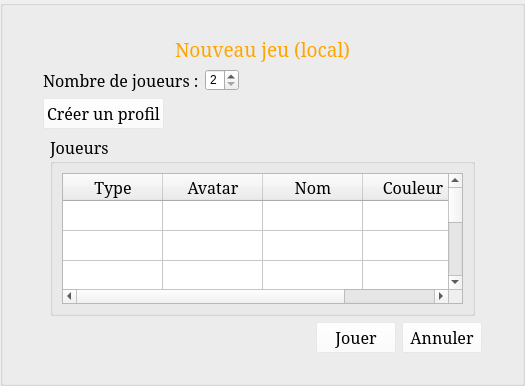
<?xml version="1.0" encoding="UTF-8"?>
<ui version="4.0">
 <class>NewLocalGame</class>
 <widget class="QWidget" name="NewLocalGame">
  <property name="geometry">
   <rect>
    <x>0</x>
    <y>0</y>
    <width>525</width>
    <height>386</height>
   </rect>
  </property>
  <property name="windowTitle">
   <string>Form</string>
  </property>
  <property name="styleSheet">
   <string notr="true"/>
  </property>
  <layout class="QVBoxLayout" name="verticalLayout">
   <property name="leftMargin">
    <number>0</number>
   </property>
   <property name="topMargin">
    <number>0</number>
   </property>
   <property name="rightMargin">
    <number>0</number>
   </property>
   <property name="bottomMargin">
    <number>0</number>
   </property>
   <item>
    <widget class="QGroupBox" name="groupBox">
     <property name="styleSheet">
      <string notr="true">#groupBox {
	border-image: url(:/images/menu_fond);
}

#label {
	color: orange;
}

QPushButton {
	background-color: rgba(255, 255, 255, 50);
}</string>
     </property>
     <property name="title">
      <string/>
     </property>
     <layout class="QVBoxLayout" name="verticalLayout_2">
      <property name="leftMargin">
       <number>40</number>
      </property>
      <property name="topMargin">
       <number>30</number>
      </property>
      <property name="rightMargin">
       <number>40</number>
      </property>
      <property name="bottomMargin">
       <number>30</number>
      </property>
      <item>
       <layout class="QHBoxLayout" name="horizontalLayout_6">
        <item>
         <spacer name="horizontalSpacer_4">
          <property name="orientation">
           <enum>Qt::Horizontal</enum>
          </property>
          <property name="sizeHint" stdset="0">
           <size>
            <width>40</width>
            <height>20</height>
           </size>
          </property>
         </spacer>
        </item>
        <item>
         <widget class="QLabel" name="label">
          <property name="minimumSize">
           <size>
            <width>50</width>
            <height>0</height>
           </size>
          </property>
          <property name="font">
           <font>
            <family>Serif</family>
            <pointsize>14</pointsize>
           </font>
          </property>
          <property name="text">
           <string>Nouveau jeu (local)</string>
          </property>
         </widget>
        </item>
        <item>
         <spacer name="horizontalSpacer_3">
          <property name="orientation">
           <enum>Qt::Horizontal</enum>
          </property>
          <property name="sizeHint" stdset="0">
           <size>
            <width>40</width>
            <height>20</height>
           </size>
          </property>
         </spacer>
        </item>
       </layout>
      </item>
      <item>
       <layout class="QHBoxLayout" name="horizontalLayout">
        <item>
         <widget class="QLabel" name="labelNbPlayer">
          <property name="minimumSize">
           <size>
            <width>50</width>
            <height>0</height>
           </size>
          </property>
          <property name="font">
           <font>
            <family>Serif</family>
            <pointsize>12</pointsize>
           </font>
          </property>
          <property name="text">
           <string>Nombre de joueurs :</string>
          </property>
         </widget>
        </item>
        <item alignment="Qt::AlignLeft">
         <widget class="QSpinBox" name="spinNbPlayer">
          <property name="minimum">
           <number>2</number>
          </property>
          <property name="maximum">
           <number>5</number>
          </property>
         </widget>
        </item>
        <item>
         <spacer name="horizontalSpacer_2">
          <property name="orientation">
           <enum>Qt::Horizontal</enum>
          </property>
          <property name="sizeHint" stdset="0">
           <size>
            <width>40</width>
            <height>20</height>
           </size>
          </property>
         </spacer>
        </item>
       </layout>
      </item>
      <item>
       <layout class="QHBoxLayout" name="horizontalLayout_4">
        <item>
         <widget class="QPushButton" name="buttonNewProfil">
          <property name="font">
           <font>
            <family>Serif</family>
            <pointsize>12</pointsize>
           </font>
          </property>
          <property name="text">
           <string>Créer un profil</string>
          </property>
         </widget>
        </item>
        <item>
         <spacer name="horizontalSpacer_5">
          <property name="orientation">
           <enum>Qt::Horizontal</enum>
          </property>
          <property name="sizeHint" stdset="0">
           <size>
            <width>40</width>
            <height>20</height>
           </size>
          </property>
         </spacer>
        </item>
       </layout>
      </item>
      <item>
       <layout class="QHBoxLayout" name="horizontalLayout_5">
        <item>
         <spacer name="horizontalSpacer_6">
          <property name="orientation">
           <enum>Qt::Horizontal</enum>
          </property>
          <property name="sizeHint" stdset="0">
           <size>
            <width>40</width>
            <height>20</height>
           </size>
          </property>
         </spacer>
        </item>
        <item>
         <widget class="QGroupBox" name="groupBox_2">
          <property name="minimumSize">
           <size>
            <width>425</width>
            <height>0</height>
           </size>
          </property>
          <property name="font">
           <font>
            <family>Serif</family>
            <pointsize>12</pointsize>
           </font>
          </property>
          <property name="title">
           <string>Joueurs</string>
          </property>
          <layout class="QHBoxLayout" name="horizontalLayout_2">
           <property name="topMargin">
            <number>9</number>
           </property>
           <item>
            <widget class="QTableWidget" name="tablePlayer">
             <property name="enabled">
              <bool>true</bool>
             </property>
             <property name="lineWidth">
              <number>1</number>
             </property>
             <property name="iconSize">
              <size>
               <width>0</width>
               <height>0</height>
              </size>
             </property>
             <property name="rowCount">
              <number>5</number>
             </property>
             <property name="columnCount">
              <number>4</number>
             </property>
             <attribute name="horizontalHeaderVisible">
              <bool>true</bool>
             </attribute>
             <attribute name="horizontalHeaderHighlightSections">
              <bool>true</bool>
             </attribute>
             <attribute name="verticalHeaderVisible">
              <bool>false</bool>
             </attribute>
             <attribute name="verticalHeaderDefaultSectionSize">
              <number>30</number>
             </attribute>
             <attribute name="verticalHeaderHighlightSections">
              <bool>true</bool>
             </attribute>
             <attribute name="verticalHeaderMinimumSectionSize">
              <number>30</number>
             </attribute>
             <row/>
             <row/>
             <row/>
             <row/>
             <row/>
             <column>
              <property name="text">
               <string>Type</string>
              </property>
              <property name="font">
               <font>
                <family>Serif</family>
                <pointsize>12</pointsize>
               </font>
              </property>
             </column>
             <column>
              <property name="text">
               <string>Avatar</string>
              </property>
              <property name="font">
               <font>
                <family>Serif</family>
                <pointsize>12</pointsize>
               </font>
              </property>
             </column>
             <column>
              <property name="text">
               <string>Nom</string>
              </property>
              <property name="font">
               <font>
                <family>Serif</family>
                <pointsize>12</pointsize>
               </font>
              </property>
             </column>
             <column>
              <property name="text">
               <string>Couleur</string>
              </property>
              <property name="font">
               <font>
                <family>Serif</family>
                <pointsize>12</pointsize>
               </font>
              </property>
             </column>
             <item row="0" column="1">
              <property name="text">
               <string/>
              </property>
              <property name="flags">
               <set>ItemIsSelectable|ItemIsEnabled</set>
              </property>
             </item>
             <item row="0" column="2">
              <property name="text">
               <string/>
              </property>
              <property name="flags">
               <set>ItemIsSelectable|ItemIsEnabled</set>
              </property>
             </item>
             <item row="0" column="3">
              <property name="text">
               <string/>
              </property>
              <property name="flags">
               <set>ItemIsSelectable|ItemIsEditable|ItemIsEnabled</set>
              </property>
             </item>
            </widget>
           </item>
          </layout>
         </widget>
        </item>
        <item>
         <spacer name="horizontalSpacer_7">
          <property name="orientation">
           <enum>Qt::Horizontal</enum>
          </property>
          <property name="sizeHint" stdset="0">
           <size>
            <width>40</width>
            <height>20</height>
           </size>
          </property>
         </spacer>
        </item>
       </layout>
      </item>
      <item>
       <layout class="QHBoxLayout" name="horizontalLayout_3">
        <item>
         <spacer name="horizontalSpacer">
          <property name="orientation">
           <enum>Qt::Horizontal</enum>
          </property>
          <property name="sizeHint" stdset="0">
           <size>
            <width>40</width>
            <height>20</height>
           </size>
          </property>
         </spacer>
        </item>
        <item>
         <widget class="QPushButton" name="buttonPlay">
          <property name="font">
           <font>
            <family>Serif</family>
            <pointsize>12</pointsize>
           </font>
          </property>
          <property name="text">
           <string>Jouer</string>
          </property>
         </widget>
        </item>
        <item>
         <widget class="QPushButton" name="buttonCancel">
          <property name="font">
           <font>
            <family>Serif</family>
            <pointsize>12</pointsize>
           </font>
          </property>
          <property name="text">
           <string>Annuler</string>
          </property>
         </widget>
        </item>
       </layout>
      </item>
     </layout>
    </widget>
   </item>
  </layout>
 </widget>
 <resources/>
 <connections/>
</ui>
